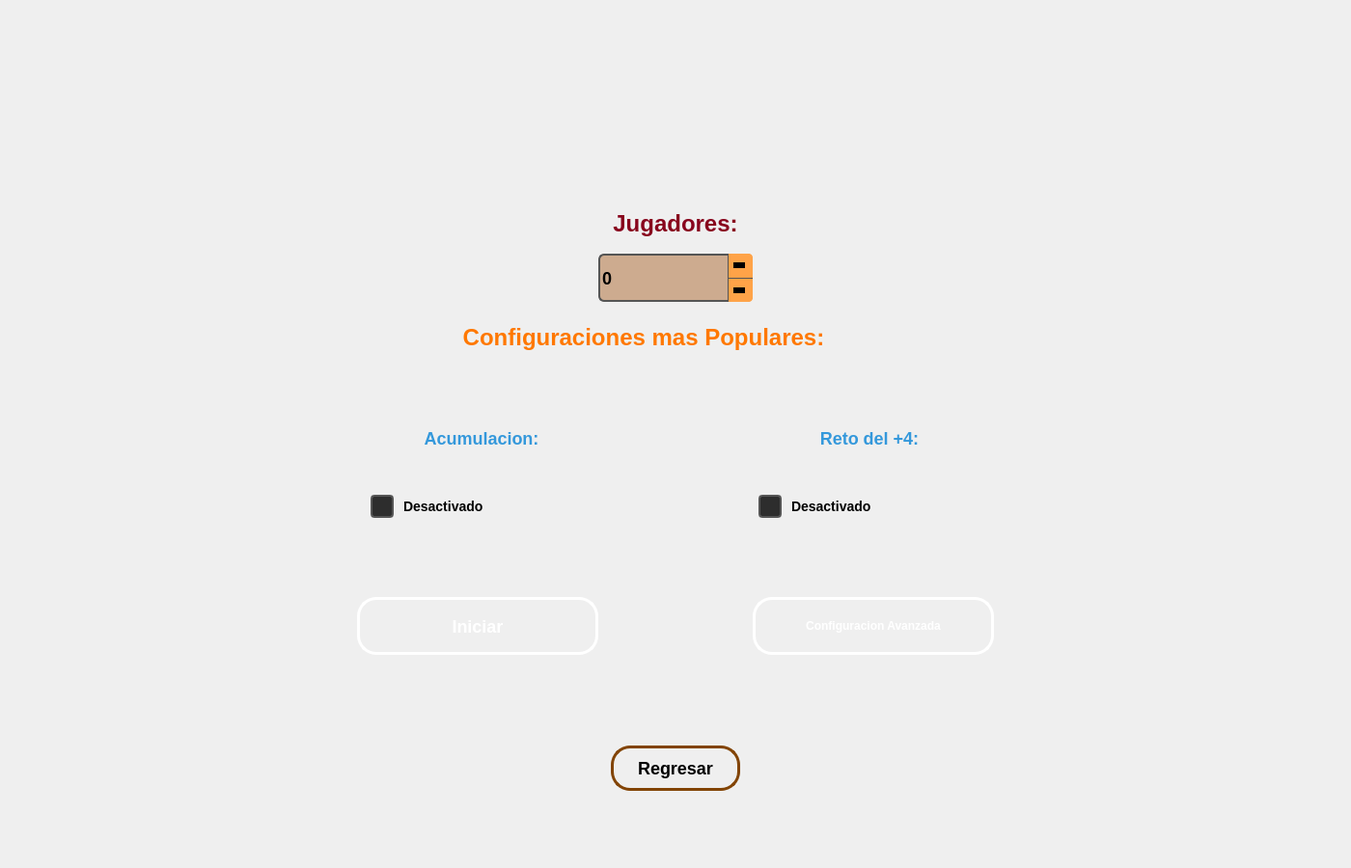
<?xml version="1.0" encoding="UTF-8"?>
<ui version="4.0">
 <class>PantallaModalidad</class>
 <widget class="QWidget" name="PantallaModalidad">
  <property name="geometry">
   <rect>
    <x>0</x>
    <y>0</y>
    <width>1400</width>
    <height>900</height>
   </rect>
  </property>
  <property name="windowTitle">
   <string>Form</string>
  </property>
  <layout class="QVBoxLayout" name="verticalLayout_5">
   <item>
    <layout class="QHBoxLayout" name="horizontalLayout_4">
     <item>
      <widget class="QWidget" name="widget" native="true">
       <property name="minimumSize">
        <size>
         <width>200</width>
         <height>620</height>
        </size>
       </property>
       <property name="maximumSize">
        <size>
         <width>16777215</width>
         <height>620</height>
        </size>
       </property>
      </widget>
     </item>
     <item>
      <layout class="QVBoxLayout" name="verticalLayout_3">
       <item>
        <widget class="QWidget" name="widget_12" native="true">
         <property name="minimumSize">
          <size>
           <width>966</width>
           <height>100</height>
          </size>
         </property>
         <property name="maximumSize">
          <size>
           <width>16777215</width>
           <height>100</height>
          </size>
         </property>
        </widget>
       </item>
       <item>
        <layout class="QVBoxLayout" name="verticalLayout_4">
         <item>
          <widget class="QLabel" name="labelJugadores">
           <property name="minimumSize">
            <size>
             <width>900</width>
             <height>40</height>
            </size>
           </property>
           <property name="maximumSize">
            <size>
             <width>16777215</width>
             <height>40</height>
            </size>
           </property>
           <property name="styleSheet">
            <string notr="true">QLabel#labelJugadores{
    color: #FFFFFF;         
    font-size: 16px;
    font-weight: bold;
    font-family: &quot;Segoe UI&quot;, Arial;
    background: transparent;    
    padding: 2px;
}


QLabel#labelJugadores {
    font-size: 24px;
    color: rgb(136, 5, 29);            
    margin-bottom: 10px;
}</string>
           </property>
           <property name="text">
            <string>Jugadores:</string>
           </property>
           <property name="alignment">
            <set>Qt::AlignmentFlag::AlignCenter</set>
           </property>
          </widget>
         </item>
         <item>
          <layout class="QHBoxLayout" name="horizontalLayout_3">
           <item>
            <spacer name="horizontalSpacer_4">
             <property name="orientation">
              <enum>Qt::Orientation::Horizontal</enum>
             </property>
             <property name="sizeHint" stdset="0">
              <size>
               <width>252</width>
               <height>20</height>
              </size>
             </property>
            </spacer>
           </item>
           <item>
            <widget class="QSpinBox" name="spinBox1">
             <property name="enabled">
              <bool>true</bool>
             </property>
             <property name="minimumSize">
              <size>
               <width>160</width>
               <height>39</height>
              </size>
             </property>
             <property name="maximumSize">
              <size>
               <width>16777215</width>
               <height>50</height>
              </size>
             </property>
             <property name="styleSheet">
              <string notr="true">
QSpinBox#spinBox1 {
    border: 2px solid #555555;
    border-radius: 6px;
    background-color: rgb(205, 171, 143);
    color: black;
	font-weight: bold;
    font-size: 18px;
    min-height: 35px;
    selection-background-color: rgb(237, 51, 59);
	outline: none;
}


QSpinBox#spinBox1:hover, QSpinBox#spinBox1:focus {
    border: 2px solid #3498db;
}


QSpinBox#spinBox1::up-button, QSpinBox#spinBox1::down-button {
    background-color: rgb(255, 163, 72);
    width: 25px;
    border-left: 1px solid #555555;
}


QSpinBox#spinBox1::up-button {
    subcontrol-origin: border;
    subcontrol-position: top right;
    border-top-right-radius: 4px;
}


QSpinBox#spinBox1::down-button {
    subcontrol-origin: border;
    subcontrol-position: bottom right;
    border-bottom-right-radius: 4px;
    border-top: 1px solid #555555; 
}

QSpinBox#spinBox1::up-button:hover, QSpinBox#spinBox1::down-button:hover {
    background-color: #4D4D4D;
}

QSpinBox#spinBox1::up-button:pressed, QSpinBox#spinBox1::down-button:pressed {
    background-color: #3498db;
}


QSpinBox#spinBox1::up-arrow, QSpinBox#spinBox1::down-arrow {
    width: 7px;
    height: 7px;
}


QSpinBox#spinBox1:disabled {
    background-color: rgb(205, 171, 143);
    color: black;
    border-color: #333333;
}

QSpinBox#spinBox1::up-arrow {       
    width: 0; 
    height: 0;
    border-left: 6px solid transparent;
    border-right: 6px solid transparent;
    border-bottom: 6px solid black; 
    margin-right: 2px;             
}

QSpinBox#spinBox1::down-arrow {
    width: 0; 
    height: 0;
    border-left: 6px solid transparent;
    border-right: 6px solid transparent;
    border-top: 6px solid black;    
    margin-right: 2px;
}


QSpinBox#spinBox1::up-button:pressed QSpinBox#spinBox1::up-arrow {
    border-bottom: 6px solid white;
}

QSpinBox#spinBox1::down-button:pressed QSpinBox#spinBox1::down-arrow {
    border-top: 6px solid white;
}</string>
             </property>
            </widget>
           </item>
           <item>
            <spacer name="horizontalSpacer_2">
             <property name="orientation">
              <enum>Qt::Orientation::Horizontal</enum>
             </property>
             <property name="sizeHint" stdset="0">
              <size>
               <width>40</width>
               <height>20</height>
              </size>
             </property>
            </spacer>
           </item>
          </layout>
         </item>
        </layout>
       </item>
       <item>
        <widget class="QLabel" name="labelConfig">
         <property name="minimumSize">
          <size>
           <width>900</width>
           <height>40</height>
          </size>
         </property>
         <property name="maximumSize">
          <size>
           <width>900</width>
           <height>40</height>
          </size>
         </property>
         <property name="styleSheet">
          <string notr="true">QLabel#labelConfig{
    color: #FFFFFF;         
    font-size: 16px;
    font-weight: bold;
    font-family: &quot;Segoe UI&quot;, Arial;
    background: transparent;    
    padding: 2px;
}


QLabel#labelConfig {
    font-size: 24px;
    color: rgb(255, 120, 0);            
    margin-bottom: 10px;
}</string>
         </property>
         <property name="text">
          <string>Configuraciones mas Populares:</string>
         </property>
         <property name="alignment">
          <set>Qt::AlignmentFlag::AlignCenter</set>
         </property>
        </widget>
       </item>
       <item>
        <widget class="QWidget" name="widget_4" native="true">
         <property name="minimumSize">
          <size>
           <width>0</width>
           <height>10</height>
          </size>
         </property>
         <property name="maximumSize">
          <size>
           <width>16777215</width>
           <height>10</height>
          </size>
         </property>
        </widget>
       </item>
       <item>
        <layout class="QHBoxLayout" name="horizontalLayout">
         <item>
          <spacer name="horizontalSpacer_7">
           <property name="orientation">
            <enum>Qt::Orientation::Horizontal</enum>
           </property>
           <property name="sizeHint" stdset="0">
            <size>
             <width>40</width>
             <height>20</height>
            </size>
           </property>
          </spacer>
         </item>
         <item>
          <layout class="QVBoxLayout" name="verticalLayout">
           <item>
            <widget class="QLabel" name="labelAcomulacion">
             <property name="minimumSize">
              <size>
               <width>230</width>
               <height>50</height>
              </size>
             </property>
             <property name="maximumSize">
              <size>
               <width>16777215</width>
               <height>60</height>
              </size>
             </property>
             <property name="styleSheet">
              <string notr="true">QLabel#labelAcomulacion {
    color: #FFFFFF;            
    font-size: 18px;
    font-weight: bold;
    font-family: &quot;Segoe UI&quot;, Arial;
    background: transparent;    
    padding: 2px;
}

QLabel#labelAcomulacion {
    font-size: 18px;
    color: #3498db;        
    margin-bottom: 10px;
}</string>
             </property>
             <property name="text">
              <string>Acumulacion:</string>
             </property>
             <property name="alignment">
              <set>Qt::AlignmentFlag::AlignCenter</set>
             </property>
            </widget>
           </item>
           <item>
            <widget class="QCheckBox" name="checkBox1">
             <property name="minimumSize">
              <size>
               <width>230</width>
               <height>60</height>
              </size>
             </property>
             <property name="maximumSize">
              <size>
               <width>16777215</width>
               <height>60</height>
              </size>
             </property>
             <property name="styleSheet">
              <string notr="true">QCheckBox#checkBox1 {
    color: black;
    font-size: 14px;
	font-weight: bold;
    spacing: 10px;           
}


QCheckBox#checkBox1::indicator {
    width: 20px;
    height: 20px;
    border: 2px solid #555555;
    border-radius: 4px;       
    background-color: #2D2D2D;
}


QCheckBox#checkBox1::indicator:hover {
    border: 2px solid #3498db;
    background-color: #3D3D3D;
}


QCheckBox#checkBox1::indicator:checked {
    background-color: #3498db; 
    border: 2px solid #3498db;

}


QCheckBox#checkBox1:disabled {
    color: black;
	font-weight: bold;
}
QCheckBox#checkBox1::indicator:disabled {
    border: 2px solid #333333;
    background-color: #222222;
}</string>
             </property>
             <property name="text">
              <string>Desactivado</string>
             </property>
            </widget>
           </item>
          </layout>
         </item>
         <item>
          <spacer name="horizontalSpacer_5">
           <property name="orientation">
            <enum>Qt::Orientation::Horizontal</enum>
           </property>
           <property name="sizeHint" stdset="0">
            <size>
             <width>40</width>
             <height>20</height>
            </size>
           </property>
          </spacer>
         </item>
         <item>
          <layout class="QVBoxLayout" name="verticalLayout_2">
           <item>
            <widget class="QLabel" name="labelMasCuatro">
             <property name="minimumSize">
              <size>
               <width>230</width>
               <height>60</height>
              </size>
             </property>
             <property name="maximumSize">
              <size>
               <width>16777215</width>
               <height>60</height>
              </size>
             </property>
             <property name="styleSheet">
              <string notr="true">QLabel#labelMasCuatro {
    color: #FFFFFF;            
    font-size: 18px;
    font-weight: bold;
    font-family: &quot;Segoe UI&quot;, Arial;
    background: transparent;    
    padding: 2px;
}

QLabel#labelMasCuatro {
    font-size: 18px;
    color: #3498db;        
    margin-bottom: 10px;
}</string>
             </property>
             <property name="text">
              <string>Reto del +4:</string>
             </property>
             <property name="alignment">
              <set>Qt::AlignmentFlag::AlignCenter</set>
             </property>
            </widget>
           </item>
           <item>
            <widget class="QCheckBox" name="checkBox2">
             <property name="minimumSize">
              <size>
               <width>230</width>
               <height>60</height>
              </size>
             </property>
             <property name="maximumSize">
              <size>
               <width>16777215</width>
               <height>60</height>
              </size>
             </property>
             <property name="styleSheet">
              <string notr="true">QCheckBox#checkBox2 {
    color: black;
    font-size: 14px;
	font-weight: bold;
    spacing: 10px;           
}


QCheckBox#checkBox2::indicator {
    width: 20px;
    height: 20px;
    border: 2px solid #555555;
    border-radius: 4px;       
    background-color: #2D2D2D;
}


QCheckBox#checkBox2::indicator:hover {
    border: 2px solid #3498db;
    background-color: #3D3D3D;
}


QCheckBox#checkBox2::indicator:checked {
    background-color: #3498db; 
    border: 2px solid #3498db;

}


QCheckBox#checkBox2:disabled {
    color: black;
	font-weight: bold;
	
}
QCheckBox#checkBox2::indicator:disabled {
    border: 2px solid #333333;
    background-color: #222222;
}</string>
             </property>
             <property name="text">
              <string>Desactivado</string>
             </property>
            </widget>
           </item>
          </layout>
         </item>
         <item>
          <spacer name="horizontalSpacer_6">
           <property name="orientation">
            <enum>Qt::Orientation::Horizontal</enum>
           </property>
           <property name="sizeHint" stdset="0">
            <size>
             <width>40</width>
             <height>20</height>
            </size>
           </property>
          </spacer>
         </item>
        </layout>
       </item>
       <item>
        <widget class="QWidget" name="widget_3" native="true">
         <property name="minimumSize">
          <size>
           <width>0</width>
           <height>20</height>
          </size>
         </property>
         <property name="maximumSize">
          <size>
           <width>16777215</width>
           <height>20</height>
          </size>
         </property>
        </widget>
       </item>
       <item>
        <layout class="QVBoxLayout" name="verticalLayout_6">
         <item>
          <layout class="QHBoxLayout" name="horizontalLayout_2">
           <item>
            <spacer name="horizontalSpacer">
             <property name="orientation">
              <enum>Qt::Orientation::Horizontal</enum>
             </property>
             <property name="sizeHint" stdset="0">
              <size>
               <width>40</width>
               <height>20</height>
              </size>
             </property>
            </spacer>
           </item>
           <item>
            <widget class="QPushButton" name="btnMasJugadores">
             <property name="minimumSize">
              <size>
               <width>250</width>
               <height>60</height>
              </size>
             </property>
             <property name="maximumSize">
              <size>
               <width>250</width>
               <height>60</height>
              </size>
             </property>
             <property name="styleSheet">
              <string notr="true">QPushButton#btnMasJugadores {
    background-color: qlineargradient(spread:pad, x1:0, y1:0, x2:1, y2:1, 
                        stop:0 rgb(21, 10, 154), 
                        stop:1 rgb(152, 163, 7));
    
    border: 3px solid white;
    border-radius: 20px;
    
    color: white;
    font-family: &quot;Arial Black&quot;, Gadget, sans-serif;
    font-size: 18px;
    font-weight: bold;
    text-transform: uppercase;
    
    padding: 10px 25px;
}

QPushButton#btnMasJugadores:hover {
    background-color: qlineargradient(spread:pad, x1:0, y1:0, x2:1, y2:1, 
                        stop:0 rgba(41, 128, 185, 255), 
                        stop:1 rgba(142, 68, 173, 255));
    border-color: #f1c40f;
}


QPushButton#btnMasJugadores:pressed {
    background-color: #2c3e50;
    padding-top: 12px;
    padding-left: 27px;
}</string>
             </property>
             <property name="text">
              <string>Iniciar</string>
             </property>
            </widget>
           </item>
           <item>
            <spacer name="horizontalSpacer_9">
             <property name="orientation">
              <enum>Qt::Orientation::Horizontal</enum>
             </property>
             <property name="sizeHint" stdset="0">
              <size>
               <width>40</width>
               <height>20</height>
              </size>
             </property>
            </spacer>
           </item>
           <item>
            <widget class="QPushButton" name="btnAvanzada">
             <property name="minimumSize">
              <size>
               <width>250</width>
               <height>60</height>
              </size>
             </property>
             <property name="maximumSize">
              <size>
               <width>250</width>
               <height>60</height>
              </size>
             </property>
             <property name="styleSheet">
              <string notr="true">QPushButton#btnAvanzada {
    background-color: qlineargradient(spread:pad, x1:0, y1:0, x2:1, y2:1, 
                        stop:0 rgb(109, 31, 201), 
                        stop:1 rgb(152, 163, 7));
    
    border: 3px solid white;
    border-radius: 20px;
    
    color: white;
    font-family: &quot;Arial Black&quot;, Gadget, sans-serif;
    font-size: 12px;
    font-weight: bold;
    text-transform: uppercase;
    
    padding: 10px 25px;
}

QPushButton#btnAvanzada:hover {
    background-color: qlineargradient(spread:pad, x1:0, y1:0, x2:1, y2:1, 
                        stop:0 rgba(41, 128, 185, 255), 
                        stop:1 rgba(142, 68, 173, 255));
    border-color: #f1c40f;
}


QPushButton#btnAvanzada:pressed {
    background-color: #2c3e50;
    padding-top: 12px;
    padding-left: 27px;
}</string>
             </property>
             <property name="text">
              <string>Configuracion Avanzada</string>
             </property>
            </widget>
           </item>
           <item>
            <spacer name="horizontalSpacer_3">
             <property name="orientation">
              <enum>Qt::Orientation::Horizontal</enum>
             </property>
             <property name="sizeHint" stdset="0">
              <size>
               <width>40</width>
               <height>20</height>
              </size>
             </property>
            </spacer>
           </item>
          </layout>
         </item>
        </layout>
       </item>
      </layout>
     </item>
     <item>
      <widget class="QWidget" name="widget_2" native="true">
       <property name="minimumSize">
        <size>
         <width>200</width>
         <height>620</height>
        </size>
       </property>
       <property name="maximumSize">
        <size>
         <width>16777215</width>
         <height>620</height>
        </size>
       </property>
      </widget>
     </item>
    </layout>
   </item>
   <item>
    <layout class="QHBoxLayout" name="horizontalLayout_7">
     <item>
      <spacer name="horizontalSpacer_10">
       <property name="orientation">
        <enum>Qt::Orientation::Horizontal</enum>
       </property>
       <property name="sizeHint" stdset="0">
        <size>
         <width>40</width>
         <height>20</height>
        </size>
       </property>
      </spacer>
     </item>
     <item>
      <widget class="QPushButton" name="btnRetorno">
       <property name="minimumSize">
        <size>
         <width>100</width>
         <height>41</height>
        </size>
       </property>
       <property name="styleSheet">
        <string notr="true">QPushButton#btnRetorno {
    background-color: qlineargradient(spread:pad, x1:0, y1:0, x2:1, y2:1, 
                        stop:0 rgb(186, 156, 104), 
                        stop:1 rgba(255, 255, 255, 40));
    
    border: 3px solid rgb(130, 68, 5);
    border-radius: 20px;
    
    color: black;
    font-family: &quot;Arial Black&quot;, Gadget, sans-serif;
    font-size: 18px;
    font-weight: bold;
    text-transform: uppercase;
    
    padding: 10px 25px;
}

QPushButton#btnRetorno:hover {
    background-color: qlineargradient(spread:pad, x1:0, y1:0, x2:1, y2:1, 
                        stop:0 rgb(255, 72, 72), 
                        stop:1 rgba(142, 68, 173, 255));
    border-color: #f1c40f;
}


QPushButton#btnRetorno:pressed {
    background-color: #2c3e50;
    padding-top: 12px;
    padding-left: 27px;
}
</string>
       </property>
       <property name="text">
        <string>Regresar</string>
       </property>
      </widget>
     </item>
     <item>
      <spacer name="horizontalSpacer_11">
       <property name="orientation">
        <enum>Qt::Orientation::Horizontal</enum>
       </property>
       <property name="sizeHint" stdset="0">
        <size>
         <width>40</width>
         <height>20</height>
        </size>
       </property>
      </spacer>
     </item>
    </layout>
   </item>
  </layout>
 </widget>
 <resources/>
 <connections/>
</ui>
